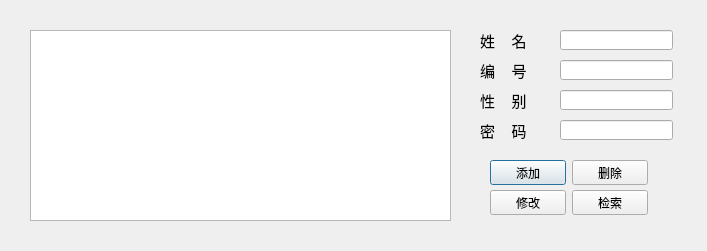
<?xml version="1.0" encoding="UTF-8"?>
<ui version="4.0">
 <class>GLctrl</class>
 <widget class="QDialog" name="GLctrl">
  <property name="geometry">
   <rect>
    <x>0</x>
    <y>0</y>
    <width>707</width>
    <height>251</height>
   </rect>
  </property>
  <property name="windowTitle">
   <string>Dialog</string>
  </property>
  <widget class="QLabel" name="label">
   <property name="geometry">
    <rect>
     <x>480</x>
     <y>30</y>
     <width>81</width>
     <height>21</height>
    </rect>
   </property>
   <property name="font">
    <font>
     <pointsize>11</pointsize>
    </font>
   </property>
   <property name="text">
    <string>姓    名</string>
   </property>
  </widget>
  <widget class="QLineEdit" name="id">
   <property name="geometry">
    <rect>
     <x>560</x>
     <y>60</y>
     <width>113</width>
     <height>20</height>
    </rect>
   </property>
  </widget>
  <widget class="QLabel" name="label_2">
   <property name="geometry">
    <rect>
     <x>480</x>
     <y>90</y>
     <width>71</width>
     <height>21</height>
    </rect>
   </property>
   <property name="font">
    <font>
     <pointsize>11</pointsize>
    </font>
   </property>
   <property name="text">
    <string>性    别</string>
   </property>
  </widget>
  <widget class="QTableView" name="tableView">
   <property name="geometry">
    <rect>
     <x>30</x>
     <y>30</y>
     <width>421</width>
     <height>191</height>
    </rect>
   </property>
  </widget>
  <widget class="QLabel" name="label_3">
   <property name="geometry">
    <rect>
     <x>480</x>
     <y>60</y>
     <width>61</width>
     <height>21</height>
    </rect>
   </property>
   <property name="font">
    <font>
     <pointsize>11</pointsize>
    </font>
   </property>
   <property name="text">
    <string>编    号</string>
   </property>
  </widget>
  <widget class="QLineEdit" name="sex">
   <property name="geometry">
    <rect>
     <x>560</x>
     <y>90</y>
     <width>113</width>
     <height>20</height>
    </rect>
   </property>
  </widget>
  <widget class="QLineEdit" name="name">
   <property name="geometry">
    <rect>
     <x>560</x>
     <y>30</y>
     <width>113</width>
     <height>20</height>
    </rect>
   </property>
  </widget>
  <widget class="QLabel" name="label_4">
   <property name="geometry">
    <rect>
     <x>480</x>
     <y>120</y>
     <width>61</width>
     <height>21</height>
    </rect>
   </property>
   <property name="font">
    <font>
     <pointsize>11</pointsize>
    </font>
   </property>
   <property name="text">
    <string>密    码</string>
   </property>
  </widget>
  <widget class="QLineEdit" name="password">
   <property name="geometry">
    <rect>
     <x>560</x>
     <y>120</y>
     <width>113</width>
     <height>20</height>
    </rect>
   </property>
  </widget>
  <widget class="QWidget" name="">
   <property name="geometry">
    <rect>
     <x>490</x>
     <y>160</y>
     <width>158</width>
     <height>25</height>
    </rect>
   </property>
   <layout class="QHBoxLayout" name="horizontalLayout_2">
    <item>
     <widget class="QPushButton" name="add">
      <property name="text">
       <string>添加</string>
      </property>
     </widget>
    </item>
    <item>
     <widget class="QPushButton" name="delete_2">
      <property name="text">
       <string>删除</string>
      </property>
     </widget>
    </item>
   </layout>
  </widget>
  <widget class="QWidget" name="">
   <property name="geometry">
    <rect>
     <x>490</x>
     <y>190</y>
     <width>158</width>
     <height>25</height>
    </rect>
   </property>
   <layout class="QHBoxLayout" name="horizontalLayout">
    <item>
     <widget class="QPushButton" name="change">
      <property name="text">
       <string>修改</string>
      </property>
     </widget>
    </item>
    <item>
     <widget class="QPushButton" name="search">
      <property name="text">
       <string>检索</string>
      </property>
     </widget>
    </item>
   </layout>
  </widget>
 </widget>
 <resources/>
 <connections/>
</ui>
